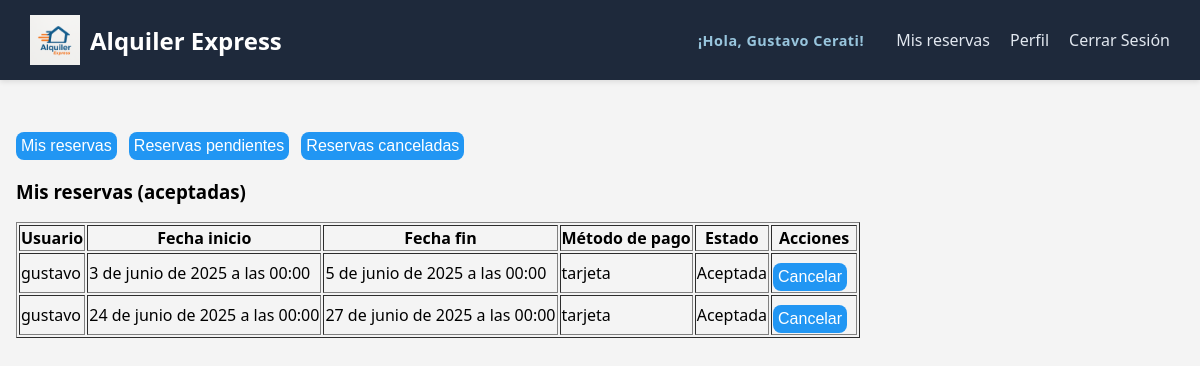
The app's page /reserva/reservas/ (signed in) with its own data.
### gestion_usuarios/models.py (models this page shows, shortened)
class Usuario(AbstractUser):
    dni = models.PositiveIntegerField(max_length=10, unique=True)
    telefono = models.PositiveIntegerField(max_length=20)

### gestion_reserva/models.py (models this page shows)
class Reserva(models.Model):
    METODOS_PAGO = [
        ('tarjeta', 'Tarjeta de crédito'),
    ]
    ESTADOS = [
        ('pendiente', 'Pendiente'),
        ('pendiente_pago', 'Pendiente de pago'),
        ('aceptada', 'Aceptada'),
        ('rechazada', 'Rechazada'),
    ]
    fecha_pendiente_pago = models.DateTimeField(null=True, blank=True)##nuevo
    estado = models.CharField(max_length=20, choices=ESTADOS, default='pendiente')
    usuario = models.ForeignKey('gestion_usuarios.Usuario', on_delete=models.CASCADE)
    inmueble = models.ForeignKey('gestion_inmuebles.Inmueble', on_delete=models.CASCADE)
    fecha_inicio = models.DateTimeField()
    fecha_fin = models.DateTimeField()
    metodo_pago = models.CharField(max_length=20, choices=METODOS_PAGO, default="efectivo")
    datos_inquilinos = models.JSONField()

### gestion_reserva/views.py (the view)
# urls.py: path('reservas/', views.listar_reservas, name='listar_reservas'),
@login_required
def listar_reservas(request):
    reservas_aceptadas = Reserva.objects.filter(usuario=request.user, estado='aceptada')
    reservas_pendientes = Reserva.objects.filter(usuario=request.user,estado__in=['pendiente_pago', 'pendiente'])
    reservas_canceladas = Reserva.objects.filter(usuario=request.user, estado='cancelada')
    puede_cambiar_estado = False  # Solo para admins o empleados, si querés podés condicionar
    return render(request, 'gestion_reserva/listar_reservas.html', {
        'reservas_aceptadas': reservas_aceptadas,
        'reservas_pendientes': reservas_pendientes,
        'reservas_canceladas': reservas_canceladas,
        'puede_cambiar_estado': puede_cambiar_estado,
        'user': request.user,  # Por si lo necesitás en la tabla
        'estados_cancelables': ['pendiente', 'pendiente_pago', 'aceptada'],
    })

### templates/gestion_reserva/listar_reservas.html (shortened to what this page needs)
{% extends 'base.html' %}
{% load static %}
{% block content %}
<link rel="stylesheet" href="{% static 'styles/detalle_inmueble.css' %}">
<div class="pestana-selector">
    <button onclick="mostrarPestaña('aceptadas')">Mis reservas</button>
    <button onclick="mostrarPestaña('pendientes')">Reservas pendientes</button>
    <button onclick="mostrarPestaña('canceladas')">Reservas canceladas</button>
</div>
<div id="pestana-aceptadas" class="pestana" style="margin-top: 1rem;">
    <h3>Mis reservas (aceptadas)</h3>
    {% include 'gestion_reserva/tabla_reservas_generica.html' with reservas=reservas_aceptadas user=user puede_cambiar_estado=puede_cambiar_estado estados_cancelables=estados_cancelables %}
</div>
{% endblock %}

### templates/base.html (shortened to what this page needs)
{% load static %}
<!DOCTYPE html>
    <link rel="stylesheet" href="{% static 'styles/base.css' %}">
<html lang="en">
<head>
    <link rel="stylesheet" href="{% static 'styles/base.css' %}">
</head>
<body>
    <nav class="navbar">
        <div class="nav-container">
            <a href="{% if user.is_superuser %}{% url 'listado_inmuebles_admin' %}{% else %}/{% endif %}" class="nav-logo">
                <img src="{% static 'img/logoAlquilerExpress.png' %}" alt="Logo" class="logo-img">Alquiler Express
            </a>
            <ul class="nav-links">
                {% if user.is_authenticated and not user.is_staff %}
                 <li>
                <span style="color: #98c5dd;
                font-weight: bold;padding: 6px 12px;border-radius: 20px; font-size: 0.9rem;
                letter-spacing: 0.5px ">¡Hola, {{ user.first_name|default:user.username }}!</li>
                {% endif %}
                {% if user.is_authenticated and not user.is_staff and not user.is_superuser %}
                     <li><a href="/reserva/reservas">Mis reservas</a></li>
                {% endif %}
                {% if user.is_authenticated %}
                    <li><a href="/usuarios/perfil">Perfil</a></li>
                    <li><a href="/usuarios/logout">Cerrar Sesión</a></li>
                {% else %}
                    <li><a href="/usuarios/registro">Registro</a></li>
                    <li><a href="/usuarios/login">Iniciar Sesión</a></li>
                {% endif %}
            </ul>
        </div>
    </nav>
    <main>
    {% block content %}
    {% endblock %}
    </main>
</body>
</html>

### templates/gestion_reserva/tabla_reservas_generica.html (shortened to what this page needs)
<table border="1">
    <thead>
        <tr>
            <th>Usuario</th>
            <th>Fecha inicio</th>
            <th>Fecha fin</th>
            <th>Método de pago</th>
            <th>Estado</th>
            <th>Acciones</th>
        </tr>
    </thead>
    <tbody>
        {% for reserva in reservas %}
            <tr>
                <td>{{ reserva.usuario.username }}</td>
                <td>{{ reserva.fecha_inicio }}</td>
                <td>{{ reserva.fecha_fin }}</td>
                <td>{{ reserva.metodo_pago }}</td>
                <td>{{ reserva.get_estado_display }}</td>
                <td>
                    {% if reserva.usuario == user %}
                        {% if reserva.estado in estados_cancelables %}
                            <form method="post" action="{% url 'cancelar_reserva' reserva.id %}" style="display:inline;">
                                <button type="submit" onclick="return confirm('¿Querés cancelar esta reserva?')">Cancelar</button>
                            </form>
                        {% endif %}
                    {% else %}
                        -
                    {% endif %}
                </td>
            </tr>
        {% empty %}
            <tr>
                <td colspan="6">No hay reservas.</td>
            </tr>
        {% endfor %}
    </tbody>
</table>

### static/styles/base.css (style rules this page uses)
body { margin: 0; font-family: 'Segoe UI', sans-serif; background-color: #f4f4f4; }
.navbar { background-color: #1e293b; padding: 15px 30px; box-shadow: 0 2px 5px rgba(0,0,0,0.1); position: sticky; top: 0; z-index: 100; }
.nav-container { display: flex; justify-content: space-between; align-items: center; }
.nav-logo { color: #ffffff; font-size: 1.5em; font-weight: bold; text-decoration: none; }
.nav-links { list-style: none; display: flex; gap: 20px; margin: 0; padding: 0; }
.nav-links li a { color: #e2e8f0; text-decoration: none; font-weight: 500; transition: color 0.2s; }
main { padding-top: 12px; padding-left: 16px; }
.nav-logo { display: flex; align-items: center; gap: 10px; text-decoration: none; font-size: 1.5rem; font-weight: bold; color: white; }
.logo-img { height: 50px; width: auto; }

### static/styles/detalle_inmueble.css (style rules this page uses)
button { background-color: #2196F3; color: white; padding: 5px 5px; margin: 0.5rem 0.5rem 0 0; border: none; border-radius: 8px; cursor: pointer; font-size: 1rem; transition: background-color 0.3s ease; }
.pestana-selector { margin-top: 2rem; }
.pestana-selector button { background-color: #2196F3; }

### records on screen
Usuario: first_name "Gustavo Cerati"
Reserva: usuario.username "gustavo", fecha_inicio "3 de junio de 2025 a las 00:00", fecha_fin "5 de junio de 2025 a las 00:00", metodo_pago "tarjeta", estado "Aceptada", shows "Cancelar"
Reserva: usuario.username "gustavo", fecha_inicio "24 de junio de 2025 a las 00:00", fecha_fin "27 de junio de 2025 a las 00:00", metodo_pago "tarjeta", estado "Aceptada", shows "Cancelar"
